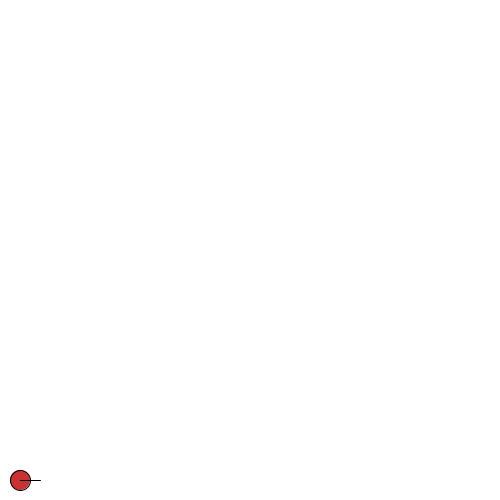
Frame 1 (no input)
Frame 60 (the mouse pressed at the canvas centre just before this capture): identical to frame 1, image omitted
Frame 120 (the mouse held since frame 60 and released just before this capture): identical to frame 1, image omitted

The Processing sketch that drew this single still picture (run headless with seeded random() and noise(); from frame 60 on, the mouse is pressed at the canvas centre):

// Processing sketch: PlaneRobotSimulator
// ── PlaneRobotSimulator.pde

//holds the position and orientation of a robot in a plane.
class PlaneRobotPose {
  public  PVector pos= new PVector();
  public  float orientation;
};

class SimulatedRobot {
  public  PlaneRobotPose pose = new PlaneRobotPose();
  ; // where is the robor and how is it oriented?

  public  float vForward; // for continous movement (like with a gear motor)
  public  float vAngle;  // for continous movement (like with a gear motor)

  // for continous movement (like with a gear motor)
  public  void simulateStep() {
  };

  // turn the robot without using speeds. (like with a stepper motor)
  public  void turn(float angle) {
    pose.orientation+=angle;
  }

  // drive the robot forward along its axis without using speeds. (like with a stepper motor)
  public  void goForward(float step) {
    pose.pos.x+=step*cos(pose.orientation);
    pose.pos.y+=step*sin(pose.orientation);
  }

  void draw() {
    pushMatrix(); // save old coordinate transform

    translate(0, width); // move to lower left corner
    scale(1, -1);        // mirror y axis to put the coordinate center to lower left

    translate(pose.pos.x, pose.pos.y); // move to where the robot is
    rotate(pose.orientation);           // rotate so the robot's nose lies in x-direction

      fill(200, 50, 50);  //set fill color
    float halfSize=20; // size of the robot body
    ellipse(0, 0, halfSize, halfSize);  // draw robot body
    line(0, 0, halfSize, 0);// draw robot nose
    popMatrix(); // restore old coordinates
    float windowX=pose.pos.x;
    float windowY=height-pose.pos.y; //mirror y axis to mikick a conventional coordinate system
  }
}
SimulatedRobot myRobot= new SimulatedRobot();
void setup() {
  myRobot.pose.pos.x=20;
  myRobot.pose.pos.y=20;
  size(500, 500);
}

void draw() {
  background (255, 255, 255);
  myRobot.draw();
}
